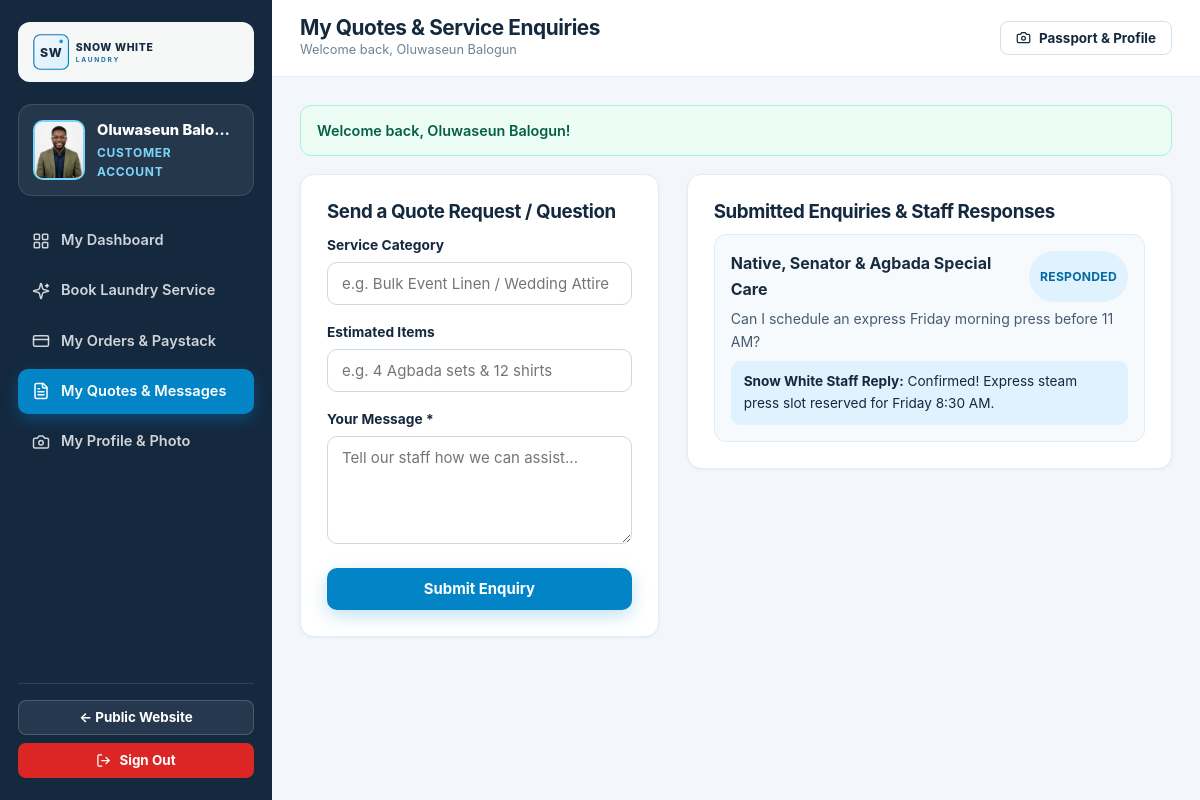
Screenshot of /visitor/enquiries.php (signed in) with the database file from the repository.
### tables this page shows
CREATE TABLE `users` (
  `id` INT UNSIGNED NOT NULL AUTO_INCREMENT,
  `full_name` VARCHAR(120) NOT NULL,
  `email` VARCHAR(160) NOT NULL,
  `phone` VARCHAR(30) DEFAULT NULL,
  `password_hash` VARCHAR(255) NOT NULL,
  `role` ENUM('visitor', 'staff', 'admin') NOT NULL DEFAULT 'visitor',
  `status` ENUM('active', 'suspended') NOT NULL DEFAULT 'active',
  `suspension_reason` VARCHAR(255) DEFAULT NULL,
  `staff_code` VARCHAR(30) DEFAULT NULL,
  `job_title` VARCHAR(100) DEFAULT NULL,
  `address` VARCHAR(255) DEFAULT NULL,
  `city_area` VARCHAR(100) DEFAULT NULL,
  `passport_photo` VARCHAR(255) DEFAULT NULL,
  `bio` TEXT DEFAULT NULL,
  `last_login_at` DATETIME DEFAULT NULL,
  `created_at` DATETIME NOT NULL DEFAULT CURRENT_TIMESTAMP,
  `updated_at` DATETIME NOT NULL DEFAULT CURRENT_TIMESTAMP ON UPDATE CURRENT_TIMESTAMP,
  PRIMARY KEY (`id`),
  UNIQUE KEY `uniq_users_email` (`email`),
  KEY `idx_users_role_status` (`role`, `status`)
);

CREATE TABLE `enquiries` (
  `id` INT UNSIGNED NOT NULL AUTO_INCREMENT,
  `user_id` INT UNSIGNED DEFAULT NULL,
  `enquiry_type` ENUM('service_enquiry', 'quote_request', 'general_contact') NOT NULL DEFAULT 'service_enquiry',
  `full_name` VARCHAR(120) NOT NULL,
  `email` VARCHAR(160) NOT NULL,
  `phone` VARCHAR(30) NOT NULL,
  `requested_service` VARCHAR(140) DEFAULT NULL,
  `preferred_date` DATE DEFAULT NULL,
  `estimated_items` VARCHAR(120) DEFAULT NULL,
  `message` TEXT NOT NULL,
  `status` ENUM('new', 'in_review', 'responded', 'closed') NOT NULL DEFAULT 'new',
  `handled_by_staff_id` INT UNSIGNED DEFAULT NULL,
  `staff_reply_note` TEXT DEFAULT NULL,
  `created_at` DATETIME NOT NULL DEFAULT CURRENT_TIMESTAMP,
  `updated_at` DATETIME NOT NULL DEFAULT CURRENT_TIMESTAMP ON UPDATE CURRENT_TIMESTAMP,
  PRIMARY KEY (`id`),
  KEY `idx_enquiries_status` (`status`),
  CONSTRAINT `fk_enquiries_user` FOREIGN KEY (`user_id`) REFERENCES `users` (`id`) ON DELETE SET NULL,
  CONSTRAINT `fk_enquiries_staff` FOREIGN KEY (`handled_by_staff_id`) REFERENCES `users` (`id`) ON DELETE SET NULL
);

### visitor/enquiries.php (the view, shortened to what this page needs)
<?php
require_once __DIR__ . '/../includes/bootstrap.php';
$authUser = swl_require_auth('visitor');
$pdo      = swl_db();
$stmt = $pdo->prepare('SELECT * FROM enquiries WHERE user_id = :u OR email = :e ORDER BY id DESC');
$stmt->execute([':u' => $authUser['id'], ':e' => $authUser['email']]);
$enquiries = $stmt->fetchAll();
$dashTitle = 'My Quotes & Service Enquiries';
$activeTab = 'enquiries';
require __DIR__ . '/../includes/dashboard_header.php';
?>
<div class="grid-2" style="grid-template-columns:0.85fr 1.15fr;align-items:start;">
  <div class="card">
    <h3>Send a Quote Request / Question</h3>
    <form method="post">
      <div class="form-group">
        <label>Service Category</label>
        <input type="text" name="requested_service" class="form-control" placeholder="e.g. Bulk Event Linen / Wedding Attire" required>
      </div>
      <div class="form-group">
        <label>Estimated Items</label>
        <input type="text" name="estimated_items" class="form-control" placeholder="e.g. 4 Agbada sets & 12 shirts">
      </div>
      <div class="form-group">
        <label>Your Message *</label>
        <textarea name="message" class="form-control" required placeholder="Tell our staff how we can assist..."></textarea>
      </div>
      <button type="submit" class="btn btn-primary" style="width:100%;">Submit Enquiry</button>
    </form>
  </div>
  <div class="card">
    <h3>Submitted Enquiries &amp; Staff Responses</h3>
    <?php if (empty($enquiries)): ?>
      <p>No enquiries submitted yet.</p>
    <?php else: ?>
      <div style="display:grid;gap:14px;">
        <?php foreach ($enquiries as $enq): ?>
          <div style="padding:16px;border:1px solid var(--border-subtle);border-radius:12px;background:var(--off-white);">
            <div style="display:flex;justify-content:space-between;gap:8px;margin-bottom:6px;">
              <strong><?= e($enq['requested_service'] ?: 'Service Enquiry') ?></strong>
              <span class="badge badge-<?= e($enq['status']) ?>"><?= e(strtoupper(str_replace('_', ' ', $enq['status']))) ?></span>
            </div>
            <p style="font-size:0.88rem;margin-bottom:8px;"><?= nl2br(e($enq['message'])) ?></p>
            <?php if (!empty($enq['staff_reply_note'])): ?>
              <div style="background:#e0f2fe;padding:10px 13px;border-radius:9px;font-size:0.85rem;color:var(--deep-navy);">
                <strong>Snow White Staff Reply:</strong> <?= nl2br(e($enq['staff_reply_note'])) ?>
              </div>
            <?php endif; ?>
          </div>
        <?php endforeach; ?>
      </div>
    <?php endif; ?>
  </div>
</div>
<?php require __DIR__ . '/../includes/dashboard_footer.php'; ?>

### includes/dashboard_header.php (shortened to what this page needs)
<?php
$authUser  = $authUser ?? swl_require_auth();
$role      = $authUser['role'];
$siteName  = swl_setting('site_name', 'Snow White Laundry');
$dashTitle = $dashTitle ?? ucfirst($role) . ' Dashboard';
$activeTab = $activeTab ?? 'dashboard';
$avatarUrl = swl_avatar_url($authUser);
$flashes   = swl_get_flashes();
$navItems = match ($role) {
    'admin' => [
        ['key' => 'dashboard', 'label' => 'Admin Overview',      'icon' => 'grid',        'url' => 'admin/dashboard.php'],
        ['key' => 'orders',    'label' => 'Orders & Payments',   'icon' => 'basket',      'url' => 'admin/orders.php'],
        ['key' => 'enquiries', 'label' => 'Quotes & Enquiries',  'icon' => 'file-text',   'url' => 'admin/enquiries.php'],
        ['key' => 'staff',     'label' => 'Staff Management',    'icon' => 'users',       'url' => 'admin/staff.php'],
        ['key' => 'visitors',  'label' => 'Website Visitors',    'icon' => 'user',        'url' => 'admin/visitors.php'],
        ['key' => 'services',  'label' => 'Services & Pricing',  'icon' => 'shirt',       'url' => 'admin/services.php'],
        ['key' => 'settings',  'label' => 'Website Settings',    'icon' => 'settings',    'url' => 'admin/settings.php'],
        ['key' => 'profile',   'label' => 'My Profile & Photo',  'icon' => 'camera',      'url' => 'admin/profile.php'],
    ],
    'staff' => [
        ['key' => 'dashboard', 'label' => 'Staff Workspace',     'icon' => 'grid',        'url' => 'staff/dashboard.php'],
        ['key' => 'orders',    'label' => 'Laundry Orders Queue','icon' => 'basket',      'url' => 'staff/orders.php'],
        ['key' => 'enquiries', 'label' => 'Customer Enquiries',  'icon' => 'file-text',   'url' => 'staff/enquiries.php'],
        ['key' => 'profile',   'label' => 'My Profile & Photo',  'icon' => 'camera',      'url' => 'staff/profile.php'],
    ],
    default => [
        ['key' => 'dashboard', 'label' => 'My Dashboard',        'icon' => 'grid',        'url' => 'visitor/dashboard.php'],
        ['key' => 'book',      'label' => 'Book Laundry Service','icon' => 'sparkles',    'url' => 'visitor/book.php'],
        ['key' => 'orders',    'label' => 'My Orders & Paystack','icon' => 'credit-card', 'url' => 'visitor/orders.php'],
        ['key' => 'enquiries', 'label' => 'My Quotes & Messages','icon' => 'file-text',   'url' => 'visitor/enquiries.php'],
        ['key' => 'profile',   'label' => 'My Profile & Photo',  'icon' => 'camera',      'url' => 'visitor/profile.php'],
    ],
};
?>
<!DOCTYPE html>
<html lang="en">
<head>
  <link rel="stylesheet" href="<?= e(swl_base_url('assets/css/style.css')) ?>">
</head>
<body class="dash-body">
<div class="dash-layout">
  <aside class="dash-sidebar no-print" id="swlDashSidebar">
    <a href="<?= e(swl_base_url()) ?>" class="dash-brand" title="Visit Live Website">
      <img src="<?= e(swl_logo_url()) ?>" alt="<?= e($siteName) ?>">
    </a>
    <div class="dash-user-box">
      <div class="passport-avatar">
        <?php if ($avatarUrl): ?>
          <img src="<?= e($avatarUrl) ?>" alt="<?= e($authUser['full_name']) ?>">
        <?php else: ?>
          <span><?= e(swl_initials($authUser['full_name'])) ?></span>
        <?php endif; ?>
      </div>
      <div style="min-width:0;">
        <div style="font-weight:800;font-size:0.92rem;white-space:nowrap;overflow:hidden;text-overflow:ellipsis;">
          <?= e($authUser['full_name']) ?>
        </div>
        <div style="font-size:0.75rem;color:#7dd3fc;text-transform:uppercase;letter-spacing:0.06em;font-weight:700;">
          <?= e($role === 'visitor' ? 'Customer Account' : ucfirst($role) . ' Portal') ?>
        </div>
      </div>
    </div>
    <nav class="dash-nav">
      <?php foreach ($navItems as $item): ?>
        <a href="<?= e(swl_base_url($item['url'])) ?>" class="<?= $activeTab === $item['key'] ? 'active' : '' ?>">
          <?= swl_icon($item['icon'], 18) ?>
          <span><?= e($item['label']) ?></span>
        </a>
      <?php endforeach; ?>
    </nav>
    <div style="margin-top:24px;padding-top:16px;border-top:1px solid rgba(255,255,255,0.12);display:grid;gap:8px;">
      <a href="<?= e(swl_base_url()) ?>" class="btn btn-outline btn-sm" style="background:rgba(255,255,255,0.08);border-color:rgba(255,255,255,0.18);color:#fff;">
        &larr; Public Website
      </a>
      <a href="<?= e(swl_base_url('logout.php')) ?>" class="btn btn-danger btn-sm">
        <?= swl_icon('logout', 15) ?> Sign Out
      </a>
    </div>
  </aside>
  <div class="dash-main">
    <header class="dash-topbar no-print">
      <div style="display:flex;align-items:center;gap:12px;">
        <div>
          <h1 style="font-size:1.3rem;margin:0;"><?= e($dashTitle) ?></h1>
          <div style="font-size:0.8rem;color:var(--text-subtle);">
            Welcome back, <?= e($authUser['full_name']) ?>
          </div>
        </div>
      </div>
      <div style="display:flex;align-items:center;gap:10px;flex-wrap:wrap;">
        <a href="<?= e(swl_base_url($role . '/profile.php')) ?>" class="btn btn-outline btn-sm">
          <?= swl_icon('camera', 15) ?> Passport &amp; Profile
        </a>
      </div>
    </header>
    <main class="dash-content">
      <?php foreach ($flashes as $f): ?>
        <div class="alert alert-<?= e($f['type']) ?>"><?= e($f['message']) ?></div>
      <?php endforeach; ?>

### rows the page displays
users: passport_photo (picture), full_name "Oluwaseun Balo…", role "CUSTOMER ACCOUNT", full_name "Oluwaseun Balogun"
enquiries: requested_service "Native, Senator & Agbada Special Care", status "RESPONDED", message "Can I schedule an express Friday morning press before 11 AM?", staff_reply_note "Confirmed! Express steam press slot reserved for Friday 8:30 AM."

### other values shown
$item['label'] "My Dashboard"
$item['label'] "Book Laundry Service"
$item['label'] "My Orders & Paystack"
$item['label'] "My Quotes & Messages"
$item['label'] "My Profile & Photo"
$dashTitle "My Quotes & Service Enquiries"
$f['message'] "Welcome back, Oluwaseun Balogun!"
